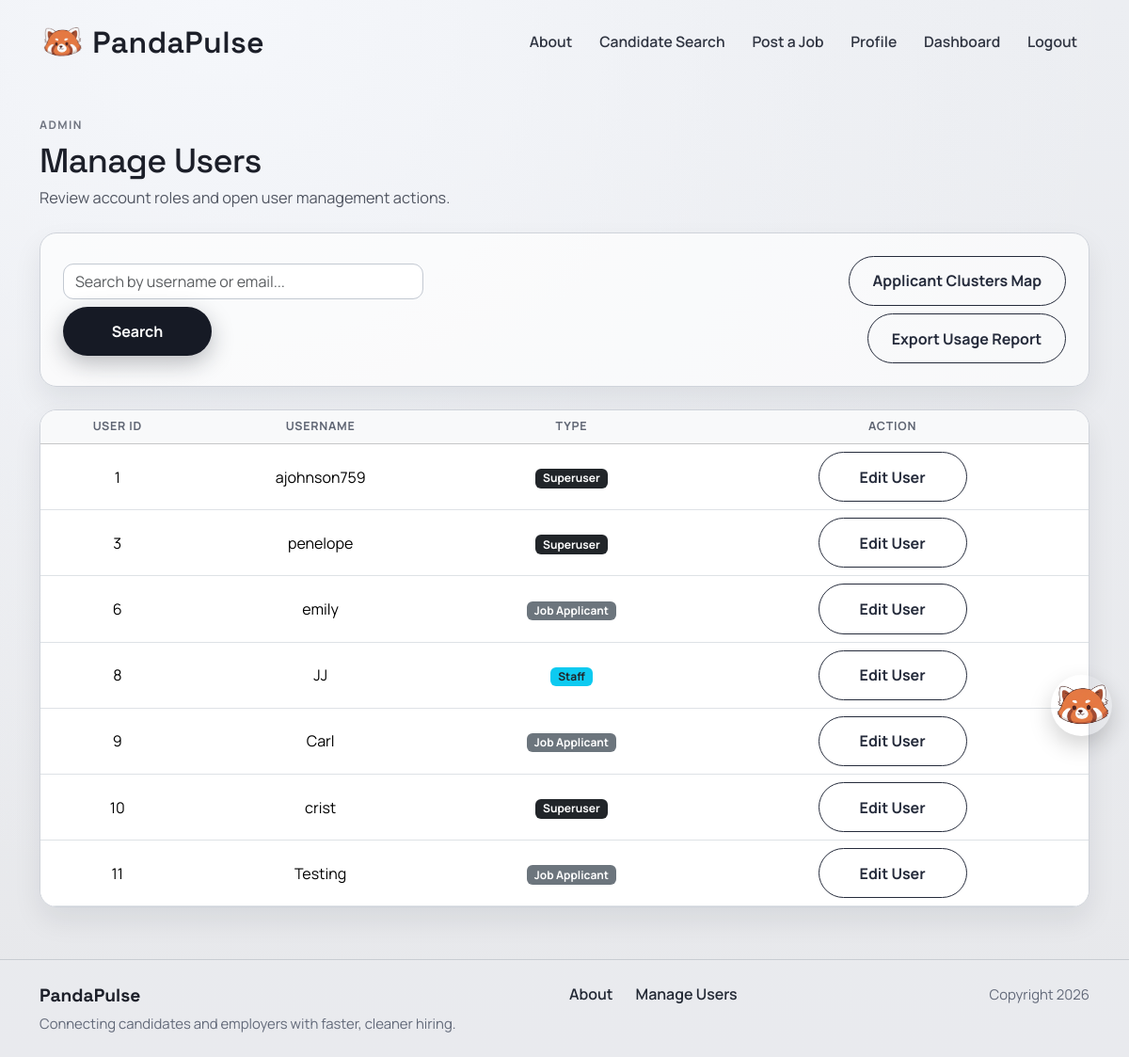
The page /accounts/manage_users/ (signed in) on the database its author committed.
### accounts/models.py (models this page shows, shortened)
class Profile(models.Model):
    class AccountType(models.TextChoices):
        APPLICANT = "APPLICANT", "Job Applicant"
        EMPLOYER = "EMPLOYER", "Employer"
    user = models.OneToOneField(settings.AUTH_USER_MODEL, on_delete=models.CASCADE, related_name="profile")
    account_type = models.CharField(
        max_length=20,
        choices=AccountType.choices,
        default=AccountType.APPLICANT
    )
    profile_picture = models.ImageField(
        upload_to="profile_pics/",
        blank=True,
        null=True
    )
    headline = models.CharField(max_length=120, blank=True)
    skills = models.CharField(max_length=300, blank=True)
    education = models.TextField(blank=True)
    work_experience = models.TextField(blank=True)
    location = models.CharField(max_length=120, blank=True)
    projects = models.TextField(blank=True)
    company_name = models.CharField(max_length=120, blank=True)
    company_website = models.URLField(blank=True)
    company_description = models.TextField(blank=True)
    visible_to_recruiters = models.BooleanField(
        default=True,
        help_text="Allow recruiters to view your profile."
    )
    show_headline = models.BooleanField(default=True)
    show_skills = models.BooleanField(default=True)
    show_education = models.BooleanField(default=True)
    show_work_experience = models.BooleanField(default=True)
    show_links = models.BooleanField(default=True)
    hide_email_from_employers = models.BooleanField(default=False)
    created_at = models.DateTimeField(auto_now_add=True)

### accounts/views.py (the view)
# urls.py: path("manage_users/", views.manage_users, name="accounts.manage_users"),
@superuser_required
def manage_users(request):
    query = request.GET.get("search", "").strip()
    profiles = Profile.objects.select_related("user").all()
    if query:
        profiles = profiles.filter(Q(user__username__icontains=query) | Q(user__email__icontains=query))
    return render(
        request,
        "accounts/manage_users.html",
        {"template_data": {"title": "Manage Users", "users": profiles, "search_query": query}},
    )

### accounts/context_processors.py (called while the page is built)
def can_post_job(request):
    if not request.user.is_authenticated:
        return {"can_post_job": False}
    is_employer = Profile.objects.filter(
        user=request.user,
        account_type=Profile.AccountType.EMPLOYER,
    ).exists()
    return {"can_post_job": is_employer}

### accounts/templates/accounts/manage_users.html (shortened to what this page needs)
{% extends 'base.html' %}
{% block content %}
<section class="page-shell">
  <div class="container">
    <div class="mb-4">
        <p class="page-kicker mb-2">Admin</p>
        <h1 class="page-title page-title-sm mb-1">Manage Users</h1>
        <p class="page-copy mb-0">Review account roles and open user management actions.</p>
    </div>
    <div class="surface-card mb-4">
      <div class="d-flex justify-content-between align-items-center flex-wrap gap-2">
        <form method="GET" action="{% url 'accounts.manage_users' %}" class="d-flex gap-2 flex-wrap">
          <input type="text" name="search" class="form-control" placeholder="Search by username or email..." value="{{ template_data.search_query }}">
          <button type="submit" class="primary-btn border-0">Search</button>
        </form>
        {% if user.is_staff %}
          <div class="d-flex flex-column align-items-end gap-2 ms-auto">
            <a href="{% url 'accounts.applicant_clusters_map' %}" class="secondary-btn">Applicant Clusters Map</a>
            <a href="{% url 'accounts.export_usage_report' %}" class="secondary-btn">Export Usage Report</a>
          </div>
        {% endif %}
      </div>
    </div>
    <div class="surface-card p-0 overflow-hidden">
      <div class="table-responsive">
        <table class="table align-middle text-center job-table mb-0">
          <thead class="table-light">
            <tr>
              <th>User ID</th>
              <th>Username</th>
              <th>Type</th>
              <th>Action</th>
            </tr>
          </thead>
          <tbody>
            {% for u in template_data.users %}
            <tr>
              <td>{{ u.id }}</td>
              <td>{{ u.user.username }}</td>
              <td>
                {% if u.user.is_superuser %}
                  <span class="badge bg-dark">Superuser</span>
                {% elif u.user.is_staff %}
                  <span class="badge bg-info text-dark">Staff</span>
                {% else %}
                  <span class="badge bg-secondary">{{ u.get_account_type_display }}</span>
                {% endif %}
              </td>
              <td>
                {% if user.is_superuser or not u.user.is_staff %}
                  <a href="{% url 'accounts.edit_user' u.id %}" class="secondary-btn">Edit User</a>
                {% else %}
                  <button class="secondary-btn" disabled>Cannot Edit Staff</button>
                {% endif %}
              </td>
            </tr>
            {% empty %}
            <tr>
              <td colspan="4" class="py-4 text-muted">No users found.</td>
            </tr>
            {% endfor %}
          </tbody>
        </table>
      </div>
    </div>
  </div>
</section>
{% endblock content %}

### project2/static/css/style.css (style rules this page uses)
:root { --bg-base: #e7e8eb; --ink: #1c1f29; --ink-muted: #515662; --line: #c3c8d0; --panel: #9fc3df; --panel-2: #c8deef; }
* { box-sizing: border-box; }
body { margin: 0; min-height: 100vh; font-family: "Manrope", sans-serif; color: var(--ink); background: radial-gradient(circle at 20% 0%, #f5f7fb 0%, rgba(245, 247, 251, 0.3) 38%, transparent 65%), linear-gradient(180deg, #eceef2 0%, var(--bg-base) 100%); }
.primary-btn, .secondary-btn, .danger-btn { display: inline-flex; align-items: center; justify-content: center; text-decoration: none; border-radius: 999px; font-weight: 700; padding: 0.85rem 1.55rem; min-width: 158px; transition: transform 0.22s ease, box-shadow 0.22s ease, background 0.22s ease; }
.primary-btn { background: #161a25; color: #fff; box-shadow: 0 8px 24px rgba(22, 26, 37, 0.28); }
.secondary-btn { border: 1.3px solid #252b3b; color: #252b3b; }
.page-shell { padding: 2.1rem 0 3.4rem; }
.page-title { font-family: "Space Grotesk", sans-serif; font-size: clamp(2rem, 4.8vw, 3.2rem); letter-spacing: -0.02em; margin-bottom: 0.7rem; }
.page-title-sm { font-size: clamp(1.65rem, 3.5vw, 2.25rem); }
.page-kicker { text-transform: uppercase; letter-spacing: 0.12em; font-size: 0.75rem; font-weight: 700; color: #6f7480; }
.page-copy { color: var(--ink-muted); font-size: 1.02rem; line-height: 1.6; }
.surface-card { background: rgba(255, 255, 255, 0.68); border: 1px solid #cfd3da; border-radius: 18px; padding: 1.5rem; box-shadow: 0 14px 30px rgba(18, 23, 36, 0.08); }
.form-control, .form-select { border-radius: 11px; border-color: #c3c9d2; background-color: rgba(255, 255, 255, 0.92); }
.job-table thead th { font-size: 0.78rem; text-transform: uppercase; letter-spacing: 0.06em; color: #5f6573; }

### project2/static/mascot/panda.css (style rules this page uses)
:root { --panda-size: 65px; --panda-z: 9999; --panda-shadow: 0 10px 25px rgba(0,0,0,.18); --panda-gap: 10px; --panda-bubble-bg: rgba(0,0,0,.82); --panda-bubble-color: #fff; --panda-bubble-radius: 12px; --panda-bubble-font: 12px; --panda-bubble-pad-y: 10px; --panda-bubble-pad-x: 30px; --panda-bubble-maxw: 350px; }

### rows shown on the page
Profile: id "1", user.username "ajohnson759", shows "Superuser"
Profile: id "3", user.username "penelope", shows "Superuser"
Profile: id "6", user.username "emily", account_type "Job Applicant"
Profile: id "8", user.username "JJ", shows "Staff"
Profile: id "9", user.username "Carl", account_type "Job Applicant"
Profile: id "10", user.username "crist", shows "Superuser"
Profile: id "11", user.username "Testing", account_type "Job Applicant"
